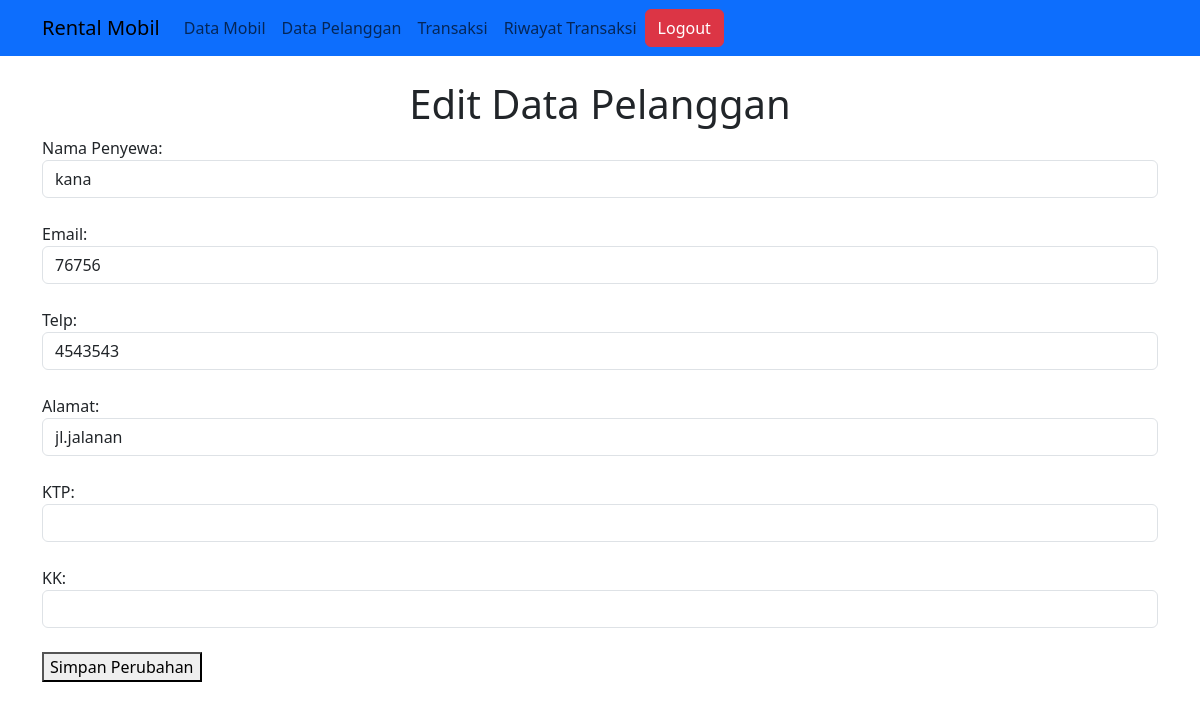
/edit_pelanggan.php?id=098, run on the app's committed database.
### tables this page shows
CREATE TABLE `penyewa` (
  `id_penyewa` varchar(50) NOT NULL,
  `nama_penyewa` varchar(50) NOT NULL,
  `email` varchar(30) NOT NULL,
  `telp` varchar(30) NOT NULL,
  `alamat` varchar(50) NOT NULL,
  `ktp` varchar(50) NOT NULL,
  `KK` varchar(50) NOT NULL
);

### edit_pelanggan.php (the view, shortened to what this page needs)
<?php
include 'layout/header.php';
function connectDatabase() {
    $host = '';
    $username = 'root';
    $password = '';
    $database = 'rental_mobil';
    $conn = new mysqli($host, $username, $password, $database);
    return $conn;
}
if (isset($_GET['id'])) {
    $id_penyewa = $_GET['id'];
    function getDataPelangganByID($id)
    {
        $conn = connectDatabase();
        $id = $conn->real_escape_string($id);
        $sql = "SELECT * FROM penyewa WHERE id_penyewa = '$id'";
        $result = $conn->query($sql);
        $dataPelanggan = $result->fetch_assoc();
        return $dataPelanggan;
    }
    $data_pelanggan = getDataPelangganByID($id_penyewa);
}
?>
<!DOCTYPE html>
<html>
<head>
</head>
<body>
    <div class="container mt-4">
<h1 style="text-align: center">Edit Data Pelanggan</h1>
<form method="POST" action="">
    <label for="nama_penyewa">Nama Penyewa:</label>
    <input type="text" class="form-control" name="nama_penyewa" value="<?= $data_pelanggan['nama_penyewa']; ?>"><br>
    <label>Email:</label>
    <input type="email" class="form-control" name="email" value="<?= $data_pelanggan['email']; ?>"><br>
    <label>Telp:</label>
    <input type="telp" class="form-control" name="telp" value="<?= $data_pelanggan['telp']; ?>"><br>
    <label>Alamat:</label>
    <input type="alamat" class="form-control" name="alamat" value="<?= $data_pelanggan['alamat']; ?>"><br>
    <label>KTP:</label>
    <input type="text" class="form-control" name="ktp" value="<?= $data_pelanggan['ktp']; ?>"><br>
    <label>KK:</label>
    <input type="text" class="form-control" name="KK" value="<?= $data_pelanggan['KK']; ?>"><br>
    <button type="submit">Simpan Perubahan</button>
</form>
</body>
</html>

### data on the page
penyewa: nama_penyewa "kana", email "76756", telp "4543543", alamat "jl.jalanan"
